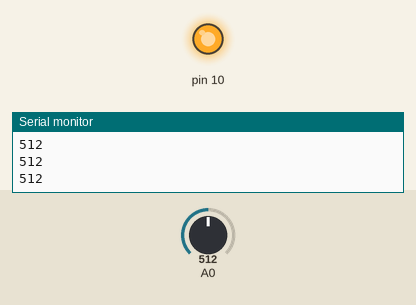
This sketch was run on a simulated Arduino Uno, built with avr-gcc and run on an emulated ATmega328P. Shown: output pins drawn as LEDs (lit = HIGH), the last lines printed to the serial monitor. The test bench sets the inputs (shaded band); at power-on: A0 = 512.

Above: at 1.2 s.
1.3 s: A0 set to 122
At 2.1 s:
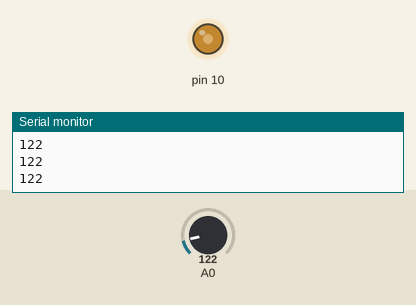
2.8 s: A0 set to 0
At 3.7 s:
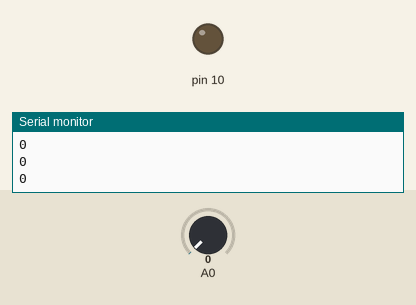
4.3 s: A0 set to 306
At 5.3 s:
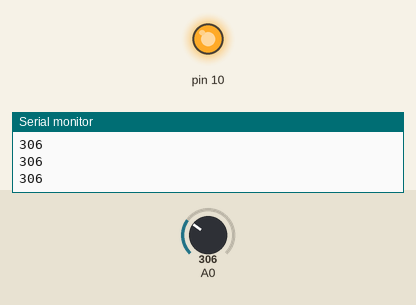
Timing chart, 0 to 7.3 s (numbered marks = the images above; inputs shaded):
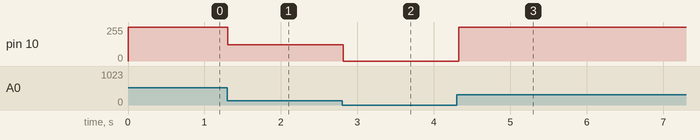

Measured:
- after the input at 1.3 s, pin 10: 255/255 → 122/255 at once
- after the input at 2.8 s, pin 10: 122/255 → 0/255 at once
- after the input at 4.3 s, pin 10: 0/255 → 255/255 at once

The sketch:

DIM.ino
```cpp
void setup() {
  // put your setup code here, to run once:
pinMode(10,OUTPUT);
digitalWrite(10,LOW);
Serial.begin(9600);
}

void loop() {
  int x=analogRead(A0);
  Serial.println(x);
  analogWrite(10,x);
  delay(30);
}
```
